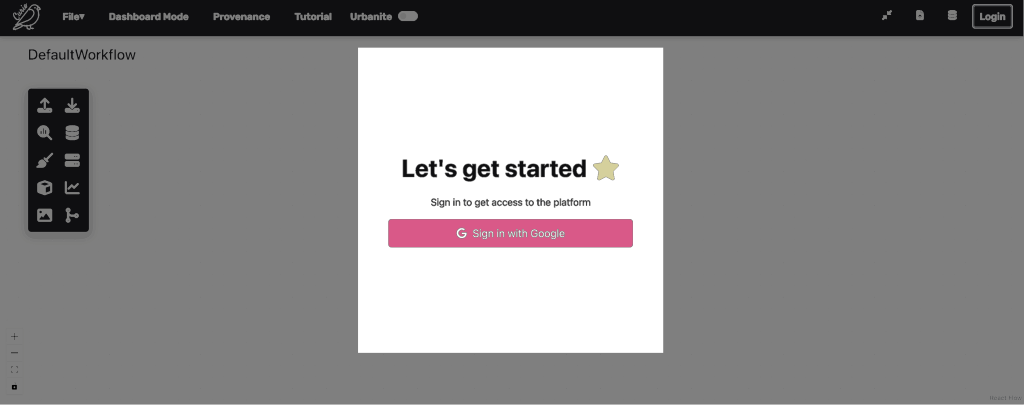
#> input picture sketches/auth/svg_single/preview/13.38.43.png, 1024 x 405 px; its folder holds only this picture in this run
$ python extract_single_svg.py auth/svg_single/preview/13.38.43.png
#> lines starting #> are read from the running program, lines starting #| are printed output that depends on the picture; after the words box and inside, x2 and y2 are one past the last pixel; in counts of white or black regions, pixels touching at a corner belong together
### sketches/extract_vectors.py
"""
Shared helpers for extract_single_svg.py — color quantization, SVG paths, paths.
"""

from __future__ import annotations

import re
from pathlib import Path
from typing import List, Tuple

import cv2
import numpy as np
from PIL import Image


def ensure_dir(path: Path) -> None:
    path.mkdir(parents=True, exist_ok=True)


def safe_stem(path: Path, max_len: int = 180) -> str:
    raw = path.stem
    s = re.sub(r"[^\w\-.]+", "_", raw).strip("_")
    if not s:
        s = "out"
    return s[:max_len]


def rgb_to_hex(rgb: Tuple[int, int, int]) -> str:
    r, g, b = (int(max(0, min(255, x))) for x in rgb)
    return f"#{r:02x}{g:02x}{b:02x}"


def dominant_border_index(idx_map: np.ndarray) -> int:
    """Most common palette index along the image border (background guess)."""
    h, w = idx_map.shape
    if h < 2 or w < 2:
        return int(idx_map.flat[0])
    border = np.concatenate(
        [
            idx_map[0, :].ravel(),
            idx_map[-1, :].ravel(),
            idx_map[1:-1, 0].ravel(),
            idx_map[1:-1, -1].ravel(),
        ]
    )
    vals, counts = np.unique(border, return_counts=True)
    return int(vals[int(np.argmax(counts))])


def quantize_palette_rgba(img: Image.Image, k: int) -> Tuple[np.ndarray, List[Tuple[int, int, int]]]:
    """
    K-means quantize RGB (with alpha weighting) into k labels per pixel.
    Returns idx_map (H, W) int32 and palette list of (r,g,b) uint8 tuples.
    """
    arr = np.array(img.convert("RGBA"))
    h, w, _ = arr.shape
    rgb = arr[:, :, :3].astype(np.float32)
    alpha = arr[:, :, 3:4].astype(np.float32) / 255.0
    weighted = rgb * (0.25 + 0.75 * alpha)
    data = weighted.reshape(-1, 3)
    data = np.ascontiguousarray(data, dtype=np.float32)
    k = max(2, min(k, 256))

    criteria = (cv2.TERM_CRITERIA_EPS + cv2.TERM_CRITERIA_MAX_ITER, 40, 1.0)
    _compactness, labels, centers = cv2.kmeans(
        data,
        k,
        None,
        criteria,
        attempts=3,
        flags=cv2.KMEANS_PP_CENTERS,
    )
    labels = labels.flatten().astype(np.int32)
    centers_u8 = np.clip(centers, 0, 255).astype(np.uint8)
    idx_map = labels.reshape(h, w)
    palette = [tuple(int(x) for x in row) for row in centers_u8]
    return idx_map, palette


def contour_to_svg_path(contour: np.ndarray) -> str:
    """OpenCV contour (N, 1, 2) or (N, 2) to closed SVG path."""
    if contour is None or len(contour) < 2:
        return ""
    pts = contour.reshape(-1, 2)
    x0, y0 = float(pts[0][0]), float(pts[0][1])
    parts: List[str] = [f"M {x0:.2f} {y0:.2f}"]
    for i in range(1, len(pts)):
        x, y = float(pts[i][0]), float(pts[i][1])
        parts.append(f"L {x:.2f} {y:.2f}")
    parts.append("Z")
    return " ".join(parts)

### sketches/extract_single_svg.py
#!/usr/bin/env python3
"""
extract_single_svg.py

Produce a single SVG per input image that mirrors the picture pixel-for-pixel
at the vector level, while keeping every design component as an isolated,
independently editable <g> group.

Strategy (color-layer segmentation):
  1. Load image as RGBA.
  2. Quantize the full image into K palette colors.
  3. Optionally emit a background rectangle for the dominant border color.
  4. For each non-background palette color, find every connected region of
     that color (connected-components on the color's mask).
  5. Each sufficiently large region becomes one <g id="cNNN_kKK">...<path/></g>
     whose <path> is the traced (and optionally simplified) contour of that
     region, filled with the region's color.
  6. Groups are ordered largest-first so larger shapes sit behind smaller
     ones, mirroring what you see in the source image.

Every visible colored shape in the source becomes its own selectable group
in Figma / the browser. Nothing is merged into a single big blob.

Dependencies (reuse the extract-vectors conda env):
  pip install -r requirements.txt
"""

from __future__ import annotations

import argparse
import sys
from pathlib import Path
from typing import Iterable, List, Tuple
from xml.sax.saxutils import escape as xml_escape

import cv2
import numpy as np
from PIL import Image

from extract_vectors import (
    contour_to_svg_path,
    dominant_border_index,
    ensure_dir,
    quantize_palette_rgba,
    rgb_to_hex,
    safe_stem,
)


IMG_EXTS = {".png", ".jpg", ".jpeg", ".webp", ".tif", ".tiff", ".bmp"}


def _simplify_contour(c: np.ndarray, simplify: float) -> np.ndarray:
    """Apply approxPolyDP with a perimeter-relative epsilon.

    simplify == 0 disables simplification (returns the contour unchanged).
    """
    if simplify <= 0:
        return c
    peri = cv2.arcLength(c, True)
    eps = max(0.5, float(simplify) * peri)
    return cv2.approxPolyDP(c, eps, True)


def _contours_with_holes_to_path(
    contours: List[np.ndarray],
    hierarchy: np.ndarray,
    outer_idx: int,
    simplify: float,
) -> str:
    """Build an evenodd SVG path: outer contour + any direct holes.

    Holes are immediate children of `outer_idx` in the RETR_CCOMP hierarchy.
    """
    parts: List[str] = []

    outer = _simplify_contour(contours[outer_idx], simplify)
    d = contour_to_svg_path(outer)
    if not d:
        return ""
    parts.append(d)

    if hierarchy is not None and len(hierarchy.shape) == 3:
        h = hierarchy[0]
        child = h[outer_idx][2]
        while child != -1:
            hole = _simplify_contour(contours[child], simplify)
            hd = contour_to_svg_path(hole)
            if hd:
                parts.append(hd)
            child = h[child][0]

    return " ".join(parts)


def _iter_color_regions(
    idx_map: np.ndarray,
    palette: List[Tuple[int, int, int]],
    bg_idx: int,
    min_area: int,
    simplify: float,
) -> Iterable[Tuple[int, int, int, str, float]]:
    """Yield (color_idx, comp_label, area, svg_path_d, _sort_key).

    Holes inside a region are captured via RETR_CCOMP + evenodd so fills stay
    accurate even for nested shapes.
    """
    for color_idx in np.unique(idx_map):
        color_idx = int(color_idx)
        if color_idx == bg_idx:
            continue

        color_mask = (idx_map == color_idx).astype(np.uint8) * 255
        if np.count_nonzero(color_mask) == 0:
            continue

        num, labels, stats, _ = cv2.connectedComponentsWithStats(
            color_mask, connectivity=8
        )

        for comp_label in range(1, num):
            area = int(stats[comp_label, cv2.CC_STAT_AREA])
            if area < min_area:
                continue

            comp_mask = (labels == comp_label).astype(np.uint8) * 255
            contours, hierarchy = cv2.findContours(
                comp_mask, cv2.RETR_CCOMP, cv2.CHAIN_APPROX_NONE
            )
            if not contours:
                continue

            path_parts: List[str] = []
            h = hierarchy[0] if hierarchy is not None else None
            for outer_idx, c in enumerate(contours):
                if h is not None and h[outer_idx][3] != -1:
                    continue
                d = _contours_with_holes_to_path(
                    list(contours), hierarchy, outer_idx, simplify
                )
                if d:
                    path_parts.append(d)

            if not path_parts:
                continue

            yield color_idx, comp_label, area, " ".join(path_parts), float(area)


def build_single_svg(
    img_path: Path,
    out_svg: Path,
    color_k: int,
    min_area: int,
    simplify: float,
    include_background: bool,
    max_components: int,
) -> Tuple[Path, int]:
    img = Image.open(img_path).convert("RGBA")
    W, H = img.size

    idx_map, palette = quantize_palette_rgba(img, k=max(2, color_k))
    bg_idx = dominant_border_index(idx_map) if include_background else -1

    regions = list(
        _iter_color_regions(
            idx_map=idx_map,
            palette=palette,
            bg_idx=bg_idx,
            min_area=min_area,
            simplify=simplify,
        )
    )

    regions.sort(key=lambda r: r[4], reverse=True)
    if max_components > 0:
        regions = regions[:max_components]

    svg: List[str] = []
    svg.append(
        '<svg xmlns="http://www.w3.org/2000/svg" '
        f'viewBox="0 0 {W} {H}" width="{W}" height="{H}" '
        'shape-rendering="geometricPrecision">'
    )
    title = xml_escape(img_path.name)
    svg.append(f"<title>{title}</title>")
    svg.append(
        f"<desc>Vectorized mirror of {title}. Every visible shape is an "
        "isolated &lt;g&gt; group at its original pixel coordinates.</desc>"
    )

    if include_background and 0 <= bg_idx < len(palette):
        bg_hex = rgb_to_hex(palette[bg_idx])
        svg.append(
            f'<g id="background" data-role="background">'
            f'<rect x="0" y="0" width="{W}" height="{H}" fill="{bg_hex}"/>'
            f"</g>"
        )

    for n, (color_idx, comp_label, area, d, _k) in enumerate(regions):
        color = palette[color_idx] if 0 <= color_idx < len(palette) else (0, 0, 0)
        fill = rgb_to_hex(color)
        svg.append(
            f'<g id="c{n:04d}_k{color_idx:02d}" '
            f'data-area="{area}" data-color="{fill}">'
            f'<path d="{d}" fill="{fill}" stroke="none" fill-rule="evenodd"/>'
            f"</g>"
        )

    svg.append("</svg>")

    ensure_dir(out_svg.parent)
    out_svg.write_text("\n".join(svg), encoding="utf-8")
    return out_svg, len(regions)


def iter_image_inputs(paths: List[str]) -> List[Path]:
    out: List[Path] = []
    for p in paths:
        pp = Path(p)
        if pp.is_dir():
            for fp in sorted(pp.rglob("*")):
                if fp.is_file() and fp.suffix.lower() in IMG_EXTS:
                    out.append(fp)
        elif pp.is_file() and pp.suffix.lower() in IMG_EXTS:
            out.append(pp)
        else:
            for gp in Path(".").glob(p):
                if gp.is_file() and gp.suffix.lower() in IMG_EXTS:
                    out.append(gp)
    seen = set()
    unique: List[Path] = []
    for fp in out:
        key = fp.resolve()
        if key not in seen:
            seen.add(key)
            unique.append(fp)
    return unique


def main() -> int:
    ap = argparse.ArgumentParser(
        description=(
            "Produce a single SVG per input image, mirroring its layout with "
            "every design element as an isolated, positioned vector group."
        )
    )
    ap.add_argument("inputs", nargs="+", help="Input image file(s) or folder(s).")
    ap.add_argument("--out", default="svg_single", help="Output directory.")
    ap.add_argument("--color-k", type=int, default=16,
                    help="Palette size for quantization (higher = more color fidelity).")
    ap.add_argument("--min-area", type=int, default=4,
                    help="Minimum region area (pixels) to keep as its own group.")
    ap.add_argument("--simplify", type=float, default=0.0,
                    help="Contour simplification factor (0 disables; try 0.001 for lighter files).")
    ap.add_argument("--max-components", type=int, default=0,
                    help="Cap on emitted groups (0 = no cap).")
    ap.add_argument("--no-background", action="store_true",
                    help="Do not emit a background rectangle for the dominant border color.")
    args = ap.parse_args()

    files = iter_image_inputs(args.inputs)
    if not files:
        print("No supported image files found.", file=sys.stderr)
        return 2

    out_dir = Path(args.out)
    ensure_dir(out_dir)

    for fp in files:
        out_svg = out_dir / f"{safe_stem(fp)}.svg"
        try:
            _, n = build_single_svg(
                img_path=fp,
                out_svg=out_svg,
                color_k=args.color_k,
                min_area=args.min_area,
                simplify=args.simplify,
                include_background=not args.no_background,
                max_components=args.max_components,
            )
#> in build_single_svg, img is the input picture: PIL image 1024x405 RGBA; mean R, G, B, A 142.2, 140.2, 141.1, 254.7
#> in quantize_palette_rgba, `_compactness, labels, centers = cv2.kmeans( data, k, None, criteria, a..`: centers = 16 rows, first 8: [127.4, 127.4, 127.4], [255.2, 255.2, 255.2], [15.04, 15.04, 17.03], [216.8, 89.07, 136], [48.28, 48.28, 49.68], [163.4, 160.7, 161], [98.75, 98.79, 99.59], [116.2, 116.2, 116.2]
#> in quantize_palette_rgba, `centers_u8 = np.clip(centers, 0, 255).astype(np.uint8)`: centers_u8 = 16 rows, first 8: [127, 127, 127], [255, 255, 255], [15, 15, 17], [216, 89, 135], [48, 48, 49], [163, 160, 161], [98, 98, 99], [116, 116, 116]
#> in quantize_palette_rgba, `idx_map = labels.reshape(h, w)`:
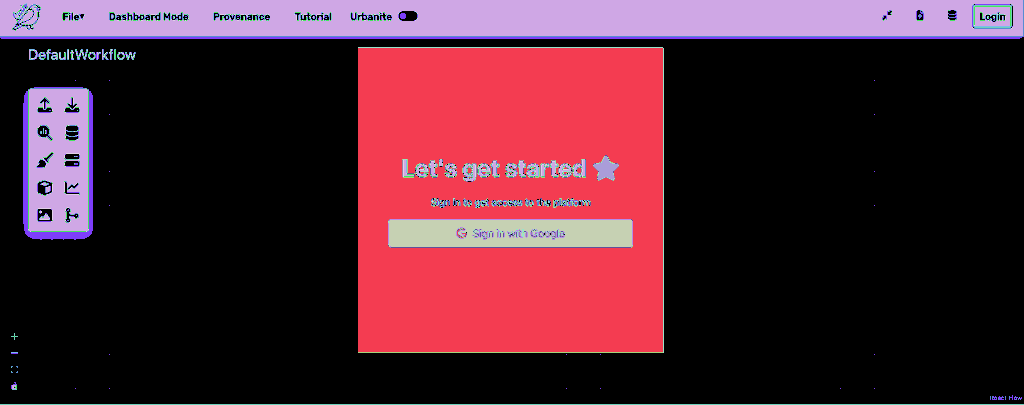
#> idx_map: shape (405, 1024) int32; 16 distinct labels, from 0 to 15; one colour per label, 0 black
#> in quantize_palette_rgba, `palette = [tuple(int(x) for x in row) for row in centers_u8]`: palette = [(127, 127, 127), (255, 255, 255), (15, 15, 17), (216, 89, 135), (48, 48, 49), (163, 160, 161), (98, 98, 99), (116, 116, 116), (65, 65, 66), (211, 211, 211), (211, 206, 155), (235, 235, 235), (29, 29, 31), (184, 108, 136), (192, 185, 187), (82, 82, 82)]
#> in dominant_border_index, `border = np.concatenate( [ idx_map[0, :].ravel(), idx_map[-1, :].ravel..`: border = 2854 values, max 15 at index 1024, min 0 at index 2085, mean 6.21
#> in dominant_border_index, `vals, counts = np.unique(border, return_counts=True)`: vals = [0, 2, 6, 7, 15]; counts = [733, 1058, 37, 2, 1024]
#> in build_single_svg, `bg_idx = dominant_border_index(idx_map) if include_background else -1`: bg_idx = 2
#> in build_single_svg, `regions = list( _iter_color_regions( idx_map=idx_map, palette=palette,..`: regions = 417 items
#> in build_single_svg, `bg_hex = rgb_to_hex(palette[bg_idx])`: bg_hex = '#0f0f11'
#> the loop in build_single_svg, `for n, (color_idx, comp_label, area, d, _k) in enumerate(regions):` made 417 passes
#> (color_idx, comp_label, area, _k, r in rgb_to_hex, g in rgb_to_hex, b in rgb_to_hex, fill) on passes 1 to 3: (0, 85, 268788, 268788, 127, 127, 127, '#7f7f7f'), (1, 1, 82125, 82125, 255, 255, 255, '#ffffff'), (3, 1, 5905, 5905, 216, 89, 135, '#d85987')
#> after the loop in build_single_svg, `for n, (color_idx, comp_label, area, d, _k) in enumerate(regions):`: svg = 421 items
#> n = 417
            print(f"{fp}  ->  {out_svg}  ({n} groups)")
#| auth/svg_single/preview/13.38.43.png  ->  svg_single/13.38.43.svg  (417 groups)
        except Exception as e:
            print(f"{fp}: ERROR {type(e).__name__}: {e}", file=sys.stderr)

    print(f"Done. Wrote {len(files)} SVG file(s) to {out_dir}.")
    return 0


if __name__ == "__main__":
    raise SystemExit(main())
#> (the program exits here)

$ run again, on sketches/auth/svg_single/preview/13.38.59.png
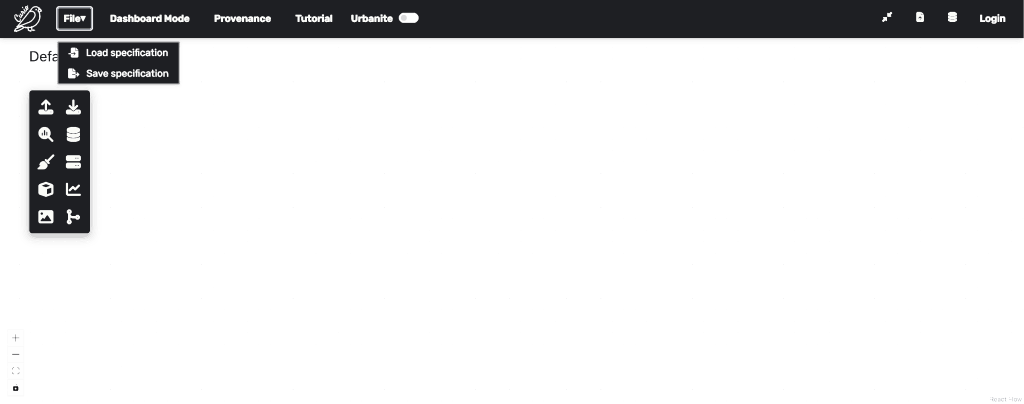
#> input picture sketches/auth/svg_single/preview/13.38.59.png, 1024 x 404 px
#> in build_single_svg, img is the input picture: PIL image 1024x404 RGBA; mean R, G, B, A 228.1, 228.2, 228.7, 255
#> in quantize_palette_rgba, `alpha = arr[:, :, 3:4].astype(np.float32) / 255.0`:
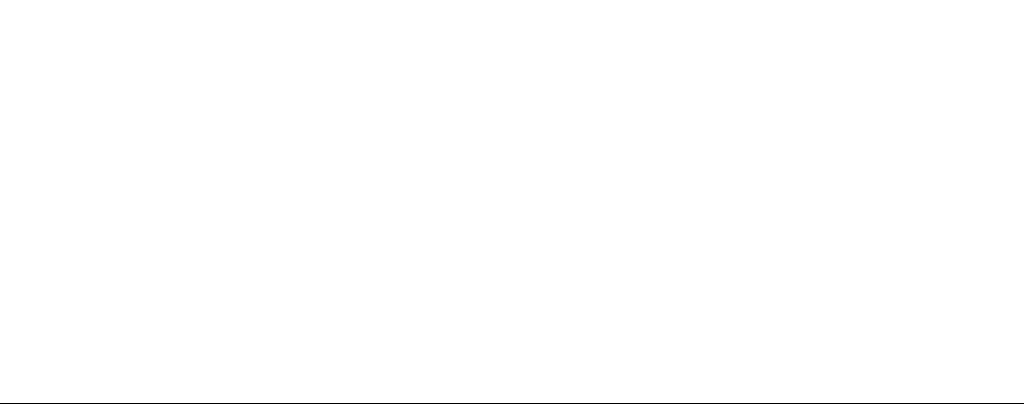
#> alpha: shape (404, 1024, 1) float32; values 0.988 (black) and 1 (white), 99.8% white; black in thin lines or dots, all inside (x1, y1, x2, y2) = (0, 403, 1024, 404)
#> centers = 16 rows, first 8: [255.8, 255.8, 255.8], [30.01, 31.01, 35.01], [134, 134.7, 136.6], [221.2, 221.2, 221.6], [94.53, 95.28, 98.16], [177.3, 177.8, 179.3], [59.39, 60.25, 63.66], [236.6, 236.7, 237.1]
#> centers_u8 = 16 rows, first 8: [255, 255, 255], [30, 31, 35], [133, 134, 136], [221, 221, 221], [94, 95, 98], [177, 177, 179], [59, 60, 63], [236, 236, 237]
#> in quantize_palette_rgba, `idx_map = labels.reshape(h, w)`:
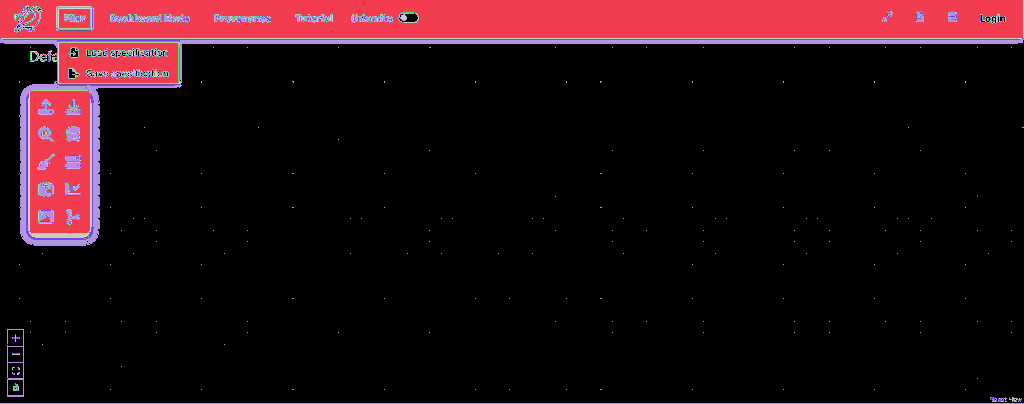
#> idx_map: shape (404, 1024) int32; 16 distinct labels, from 0 to 15; one colour per label, 0 black
#> in quantize_palette_rgba, `palette = [tuple(int(x) for x in row) for row in centers_u8]`: palette = [(255, 255, 255), (30, 31, 35), (133, 134, 136), (221, 221, 221), (94, 95, 98), (177, 177, 179), (59, 60, 63), (236, 236, 237), (154, 155, 158), (197, 197, 198), (247, 247, 247), (110, 111, 113), (75, 76, 79), (251, 252, 251), (210, 210, 210), (45, 46, 49)]
#> border = 2852 values, max 13 at index 1024, min 0 at index 2090, mean 5.12
#> vals = [0, 1, 4, 7, 10, 13]; counts = [722, 1060, 38, 2, 2, 1028]
#> bg_idx = 1
#> regions = 276 items
#> bg_hex = '#1e1f23'
#> the loop in build_single_svg, `for n, (color_idx, comp_label, area, d, _k) in enumerate(regions):` made 276 passes
#> (color_idx, comp_label, area, _k, r in rgb_to_hex, g in rgb_to_hex, b in rgb_to_hex, fill) on passes 1 to 3: (0, 21, 348347, 348347, 255, 255, 255, '#ffffff'), (13, 73, 3003, 3003, 251, 252, 251, '#fbfcfb'), (10, 73, 1685, 1685, 247, 247, 247, '#f7f7f7')
#> after the loop in build_single_svg, `for n, (color_idx, comp_label, area, d, _k) in enumerate(regions):`: svg = 280 items
#> n = 276
#| auth/svg_single/preview/13.38.59.png  ->  svg_single/13.38.59.svg  (276 groups)
